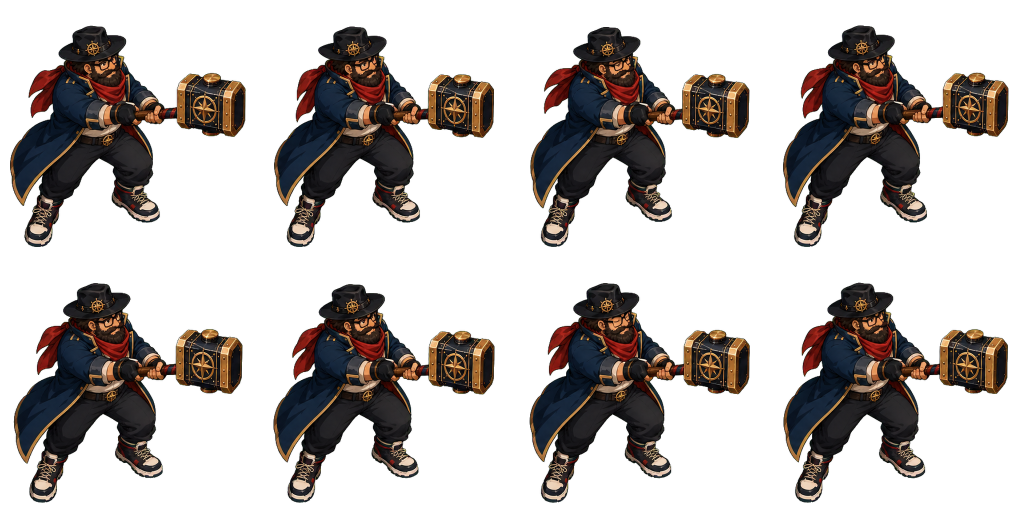
#> input picture assets/pappa-hammer-idle-v2.png, 2048 x 1024 px (shown at 1/2 size); its folder holds 3 pictures in this run
$ python build-paper-doll-masks.py
#> lines starting #> are read from the running program, lines starting #| are printed output that depends on the picture
"""Build animation-aligned equipment masks for Pappa Hammer.

The source sprite sheets are 4x2 atlases with 512px cells. Runtime masks use
256px cells to reduce decoded image memory on mobile, while the browser keeps
the final composed hero at the original 512px-per-frame resolution.
"""

from collections import deque
from pathlib import Path

from PIL import Image, ImageFilter


ROOT = Path(__file__).resolve().parents[1]
ASSETS = ROOT / "assets"
OUTPUT = ASSETS / "paper-doll"
DEBUG = ROOT / "tmp" / "paper-doll"
CELL = 512
OUTPUT_CELL = 256
POSES = ("idle", "run", "attack")
SLOTS = ("coat", "boots", "scarf", "hat", "hammer")


HAT_BOXES = {
    "idle": [(110, 48, 260, 125), (120, 50, 265, 126), (116, 51, 262, 126), (114, 48, 265, 125)] * 2,
    "run": [
        (150, 51, 308, 133), (168, 65, 320, 143), (164, 71, 321, 148), (166, 70, 320, 147),
        (150, 53, 310, 135), (159, 68, 318, 148), (154, 53, 316, 136), (154, 52, 316, 136),
    ],
    "attack": [
        (116, 105, 260, 174), (210, 137, 344, 201), (295, 136, 430, 198), (120, 141, 266, 207),
        (125, 151, 270, 214), (220, 145, 345, 205), (165, 114, 305, 181), (140, 111, 285, 181),
    ],
}


HAMMER_BOXES = {
    "idle": [(342, 137, 500, 287)] * 8,
    "run": [(336, 136, 500, 294)] * 8,
    "attack": [
        (333, 176, 484, 326), (88, 178, 195, 326), (86, 61, 258, 216), (371, 207, 512, 363),
        (338, 226, 503, 381), (47, 128, 215, 307), (327, 221, 474, 402), (337, 201, 485, 352),
    ],
}


BOOT_BOXES = {
    "idle": [[(55, 382, 142, 512), (218, 356, 333, 482)]] * 8,
    "run": [
        [(73, 330, 148, 424), (204, 374, 326, 500)],
        [(88, 332, 164, 428), (217, 375, 341, 500)],
        [(88, 332, 164, 428), (218, 375, 342, 500)],
        [(88, 332, 164, 428), (220, 375, 344, 500)],
        [(80, 332, 154, 428), (196, 375, 330, 500)],
        [(55, 400, 172, 512), (224, 394, 356, 512)],
        [(77, 332, 157, 426), (206, 374, 340, 500)],
        [(78, 332, 158, 426), (218, 374, 350, 500)],
    ],
    "attack": [
        [(45, 380, 140, 500), (214, 360, 330, 480)],
        [(100, 380, 210, 500), (310, 360, 426, 480)],
        [(100, 380, 210, 500), (316, 360, 430, 480)],
        [(92, 380, 190, 500), (338, 360, 450, 480)],
        [(70, 380, 175, 500), (340, 360, 458, 482)],
        [(145, 395, 235, 512), (340, 375, 445, 490)],
        [(65, 382, 175, 500), (302, 360, 425, 482)],
        [(65, 380, 178, 500), (305, 358, 435, 482)],
    ],
}


DEBUG_COLORS = {
    "coat": (62, 137, 255, 188),
    "boots": (236, 73, 190, 205),
    "scarf": (48, 220, 112, 210),
    "hat": (255, 78, 72, 205),
    "hammer": (255, 210, 58, 205),
}


def color_flags(pixel):
    r, g, b, a = pixel
    if a < 18:
        return False, False, False, False, False
    highest = max(r, g, b)
    lowest = min(r, g, b)
    red = r > 48 and g < r * .53 and b < r * .66 and r - lowest > 26
    blue = b > 24 and b > r * 1.16 and b > g * 1.04 and b - r > 9
    gold = r > 78 and g > 48 and r > g * 1.03 and g > b * 1.24 and r - b > 34
    cream = r > 116 and g > 98 and b > 78 and highest - lowest < 82
    dark = highest < 67
    return red, blue, gold, cream, dark


def component_indices(binary):
    width = height = CELL
    seen = bytearray(width * height)
    components = []
    for start, enabled in enumerate(binary):
        if not enabled or seen[start]:
            continue
        seen[start] = 1
        queue = deque([start])
        points = []
        while queue:
            index = queue.popleft()
            points.append(index)
            x = index % width
            y = index // width
            for neighbor in (
                index - 1 if x else -1,
                index + 1 if x + 1 < width else -1,
                index - width if y else -1,
                index + width if y + 1 < height else -1,
            ):
                if neighbor >= 0 and binary[neighbor] and not seen[neighbor]:
                    seen[neighbor] = 1
                    queue.append(neighbor)
        components.append(points)
    return components


def box_contains(box, x, y):
    return box[0] <= x < box[2] and box[1] <= y < box[3]


def build_frame_masks(frame, pose, frame_index):
    pixels = list(frame.get_flattened_data())
    alpha = frame.getchannel("A")
    flags = [color_flags(pixel) for pixel in pixels]
    hat_box = HAT_BOXES[pose][frame_index]
    hammer_box = HAMMER_BOXES[pose][frame_index]
    boot_boxes = BOOT_BOXES[pose][frame_index]

    red_binary = bytearray(flag[0] for flag in flags)
    red_components = component_indices(red_binary)
    red_components.sort(key=len, reverse=True)
    scarf_points = set()
    if red_components:
        largest = len(red_components[0])
        for component in red_components:
            ys = [point // CELL for point in component]
            if len(component) >= max(18, largest // 8) and min(ys) < 330:
                scarf_points.update(component)

    masks = {slot: Image.new("L", (CELL, CELL), 0) for slot in SLOTS}
    mask_pixels = {slot: bytearray(CELL * CELL) for slot in SLOTS}
    for index, pixel_alpha in enumerate(alpha.get_flattened_data()):
        if pixel_alpha < 18:
            continue
        x = index % CELL
        y = index // CELL
        red, blue, gold, cream, dark = flags[index]
        in_hat = box_contains(hat_box, x, y)
        in_hammer = box_contains(hammer_box, x, y)
        in_boot = any(box_contains(box, x, y) for box in boot_boxes)

        if blue and not in_hat and not in_hammer and not in_boot:
            mask_pixels["coat"][index] = pixel_alpha
        if in_boot and (red or cream):
            mask_pixels["boots"][index] = pixel_alpha
        if index in scarf_points and red:
            mask_pixels["scarf"][index] = pixel_alpha
        if in_hat and (blue or dark):
            mask_pixels["hat"][index] = pixel_alpha
        if in_hammer and (blue or dark):
            mask_pixels["hammer"][index] = pixel_alpha

    dilation = {"coat": 3, "boots": 5, "scarf": 3, "hat": 3, "hammer": 5}
    for slot, mask in masks.items():
        mask.frombytes(bytes(mask_pixels[slot]))
        grown = mask.filter(ImageFilter.MaxFilter(dilation[slot]))
        # Keep every soft edge inside the painted source silhouette.
        masks[slot] = Image.composite(grown, Image.new("L", (CELL, CELL), 0), alpha)
    return masks


def main():
    OUTPUT.mkdir(parents=True, exist_ok=True)
    DEBUG.mkdir(parents=True, exist_ok=True)
    for pose in POSES:
        source_path = ASSETS / f"pappa-hammer-{pose}-v2.png"
        source = Image.open(source_path).convert("RGBA")
#> source is the input picture: PIL image 2048x1024 RGBA; mean R, G, B, A 20.7, 15.8, 13.7, 85.8
        output_size = (OUTPUT_CELL * 4, OUTPUT_CELL * 2)
        atlases = {slot: Image.new("L", output_size, 0) for slot in SLOTS}
        debug = source.copy()
        for frame_index in range(8):
            x = frame_index % 4 * CELL
            y = frame_index // 4 * CELL
            frame = source.crop((x, y, x + CELL, y + CELL))
            masks = build_frame_masks(frame, pose, frame_index)
            for slot, mask in masks.items():
                output_x = frame_index % 4 * OUTPUT_CELL
                output_y = frame_index // 4 * OUTPUT_CELL
                runtime_mask = mask.resize((OUTPUT_CELL, OUTPUT_CELL), Image.Resampling.LANCZOS)
                atlases[slot].paste(runtime_mask, (output_x, output_y))
                tint = Image.new("RGBA", (CELL, CELL), DEBUG_COLORS[slot])
                tint.putalpha(mask.point(lambda value: value * DEBUG_COLORS[slot][3] // 255))
                debug.alpha_composite(tint, (x, y))
#> this loop made 1 pass
#> pass 1, in main, `frame = source.crop((x, y, x + CELL, y + CELL))`:
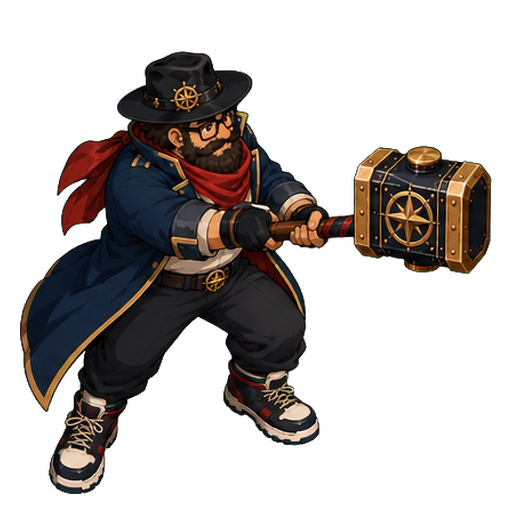
#> frame: PIL image 512x512 RGBA; mean R, G, B, A 21.4, 16.2, 14.1, 89; transparent parts drawn white
        for slot, atlas in atlases.items():
            rgba = Image.new("RGBA", atlas.size, (255, 255, 255, 0))
            rgba.putalpha(atlas)
            rgba.save(OUTPUT / f"{pose}-{slot}.png", optimize=True)
        debug.save(DEBUG / f"{pose}-masks.png", optimize=True)
    print(f"Built {len(POSES) * len(SLOTS)} masks in {OUTPUT.relative_to(ROOT)}")


if __name__ == "__main__":
#> (the run stopped early here; a loop or call above may not have finished)
